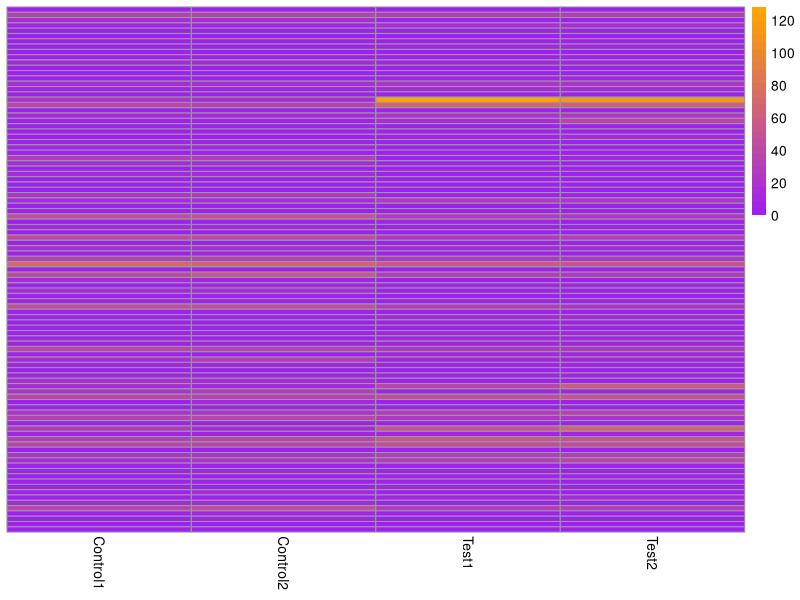
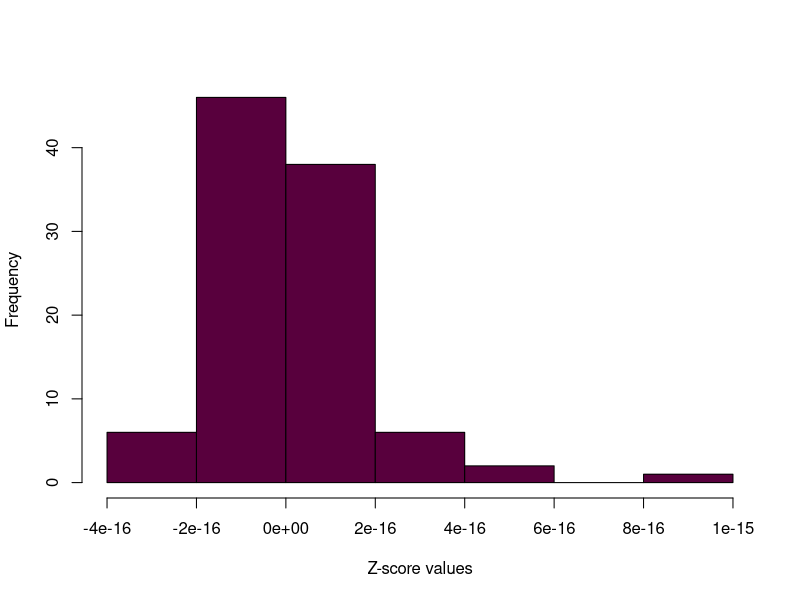
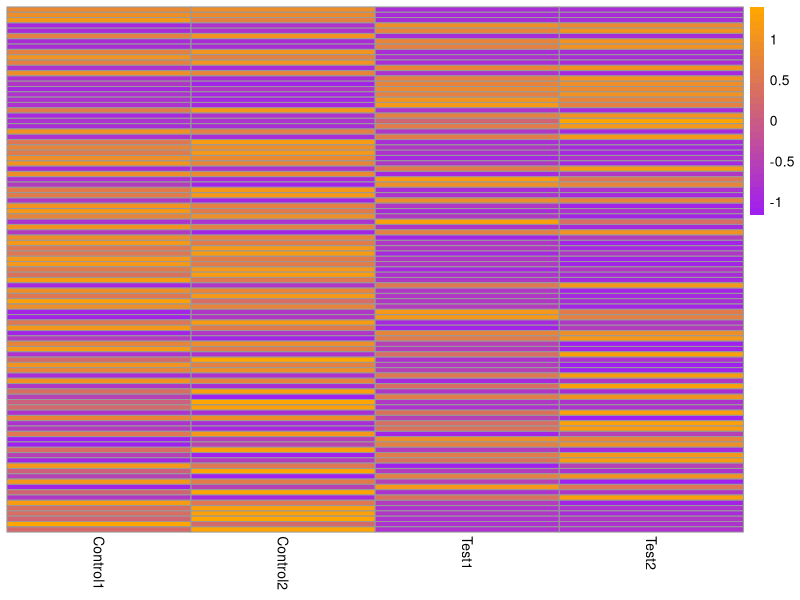
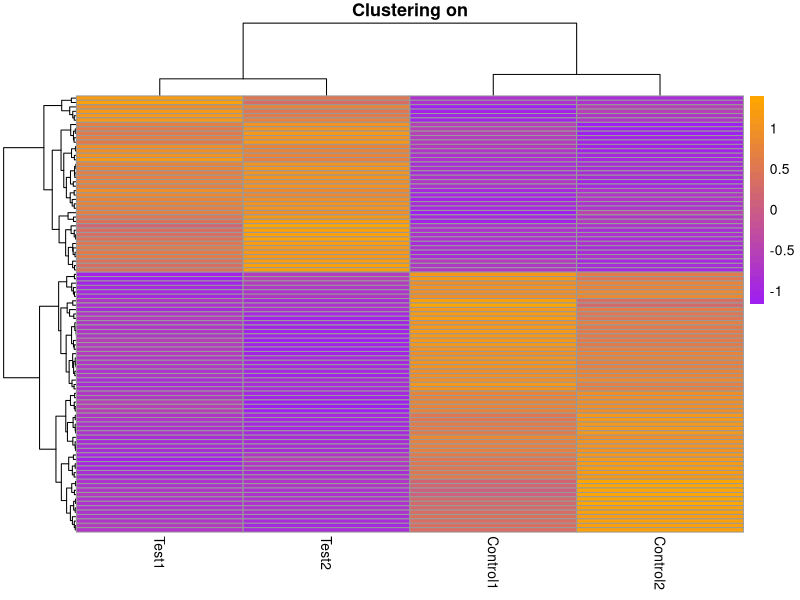
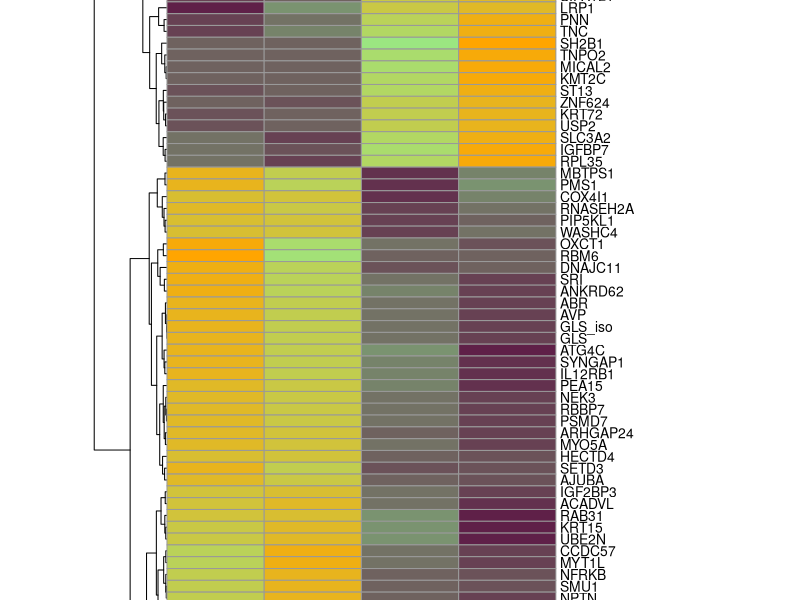

Recreate these plots in R, in order.
#Heat Map

#A heat map is a graphical representation of data that uses color coding to 
#indicate the magnitude of values. Heat maps are commonly used in transcriptomics 
#to visualize gene expression data. By measuring the number of RNA molecules 
#produced by genes in a particular sample, researchers can determine the level 
#of gene expression.

#Authors: Flores Valdez M & Padilla Mendoza JR

#Version: 17-11-2023

#Packages:

library(ggplot2)
library(reshape2)
library(pheatmap)
library(dplyr)


#Input file:

example_data <- read.table("ExampleHeat.csv", sep= ",", 
                           header = TRUE, row.names = 1 )
head(example_data,10)

#Code:


pheatmap(example_data, 
         cluster_rows = FALSE, 
         cluster_cols = FALSE, 
         scale = "none",
         show_rownames = FALSE, 
         show_colnames = TRUE,
         color = colorRampPalette(c("purple", "orange"))(30))


counts_normalised_only_diff_genes <- example_data

counts_scaled = counts_normalised_only_diff_genes%>%
  t(.)%>%     # transpose to have the genes in columns
  scale()%>%  # scale(x, center = TRUE, scale = TRUE)
  t(.)        # back in original shape
              # sanity check
              # the majority of the values should be around zero
apply(counts_scaled,MARGIN=1,mean)%>%   # calculate the mean per row
hist(.,main="",xlab="Z-score values",col="#58003d")


pheatmap(counts_scaled,
         cluster_rows=FALSE,
  cluster_cols=FALSE,
  show_rownames=FALSE,
  scale="none",
  # already done "manually"
  show_colnames=TRUE,
  color = colorRampPalette(c("purple", "orange"))(30))


pheatmap(counts_scaled,
  cluster_rows=TRUE,
  cluster_cols=TRUE,
  show_rownames=FALSE,
  show_colnames=TRUE,
  main="Clustering on",
  color = colorRampPalette(c("purple", "orange"))(30))



pheatmap(example_data, 
         main = "Normalized gene expression levels for the 99 significant genes",
         cluster_rows = TRUE, 
         cluster_cols = FALSE, 
         scale = "row",
         show_rownames = TRUE, 
         show_colnames = TRUE,
         cellwidth= 70.0,
         cellheight= 8.5,
         color = colorRampPalette(c("#58003d", "lightgreen", "orange"))(30))

